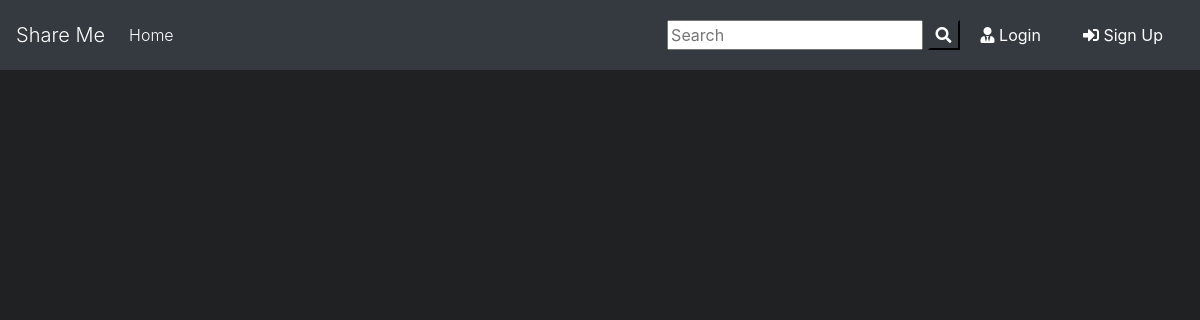
The page /share_me on the database as committed earlier.
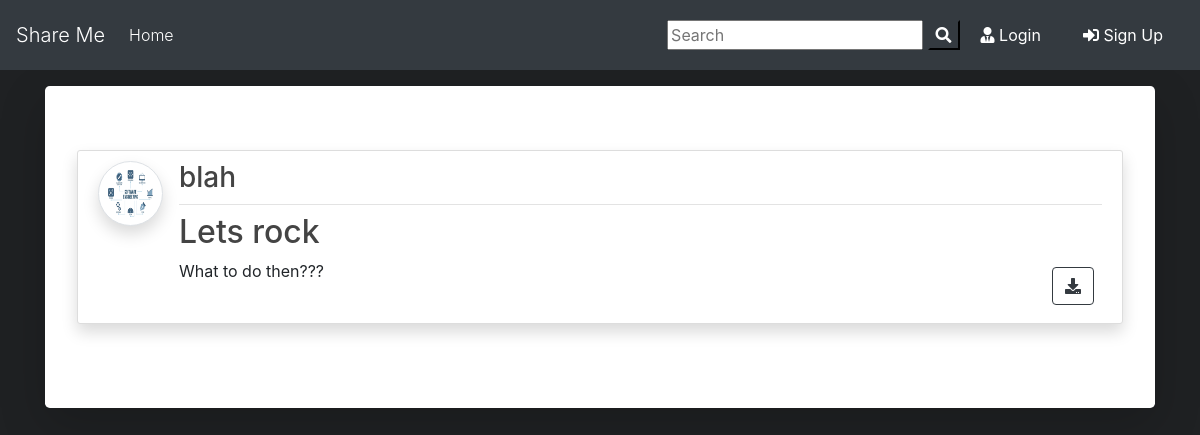
The same page on the database as committed later.
### files_share/models.py (models this page shows, shortened)
class Post(models.Model):
	title = models.CharField(max_length=100)
	file = models.FileField(null=True,blank=True,upload_to='Files')
	content = models.TextField()
	date_posted = models.DateTimeField(default=timezone.now)
	author = models.ForeignKey(User, on_delete=models.CASCADE)

### users/models.py (models this page shows, shortened)
class Profile(models.Model):
    user = models.OneToOneField(User, on_delete=models.CASCADE)
    image = models.ImageField(default='default.png', upload_to='profile_pics')

### files_share/views.py (the view)
# urls.py: path('share_me', PostListView.as_view(), name='blog-home'),
class PostListView(ListView):
    model = Post
    template_name = 'blog/home.html'  # <app>/<model>_<viewtype>.html
    context_object_name = 'posts'
    ordering = ['-date_posted']
    paginate_by = 2

### files_share/templates/blog/home.html (shortened to what this page needs)
{% extends "blog/base.html" %}
{% block content %}
    {% for post in posts %}
      <div class="jumbotron mt-3 bg-white shadow-lg">
      <article class="media content-section shadow">
        <a href="{{ post.author.profile.image.url }} " target="_blank"> <img src="{{ post.author.profile.image.url }}  " alt="" class="article-img rounded-circle img-thumbnail img-fluid shadow">
        </a>
        <div class="media-body">
          <div class="article-metadata d-flex justify-content-between">
            <a class="mr-2 " href="{% url 'user-posts' post.author.username  %}"><h3>{{ post.author }}</h3></a>
          </div>
          <h2><a class="article-title text-justify " href="{% url 'post-detail' post.id %}">{{ post.title }}</a></h2>
          <div class="d-flex justify-content-between">
            <p class="article-content text-justify text-truncate overflow-hidden">{{ post.content }}</p>
            {% if post.file %}
          <div class="form-group mt-0 pt-0  m-2">
            <a class="btn btn-outline-dark  btn-d "  href="{{ post.file.url }}"  download type="submit"><i class="fas fa-download"></i></a>
          </div>
          {% endif %}
          </div>
        </div>
      </article>
      </div>
    {% endfor %}
{% endblock content %}

### files_share/templates/blog/base.html (shortened to what this page needs)
{% load static %}
<!doctype html>
<html lang="en">
  <head>
    <link rel="stylesheet" href="https://stackpath.bootstrapcdn.com/bootstrap/4.3.1/css/bootstrap.min.css">
    <link rel="stylesheet" href="https://use.fontawesome.com/releases/v5.8.1/css/all.css" >
    <link rel="stylesheet" href="{% static 'blog/main.css' %}">
</head>
  <body>
        <nav class="navbar navbar-expand-lg navbar-dark bg-dark">
                <a class="navbar-brand  display-1" href="{% url 'main_home' %}">Share Me</a>
                <div class="collapse navbar-collapse" id="navbarSupportedContent">
                  <ul class="navbar-nav mr-auto">
                    <li class="nav-item active">
                      <a class="nav-link font-weight-light" href="{% url 'blog-home' %}">Home <span class="sr-only">(current)</span></a>
                    </li>
                  </ul>
                  <form id="searchform" action="{% url 'search' %}" method="get">
                    <input type="text" name="q" type="text" value="{{ request.GET.q }}" placeholder="Search" />
                    <button type="button" onclick="searchform.submit()" class=" text-white my-color btn-dark"><i class="fa fa-search"></i></button>
                  </form>
                    {% if user.is_authenticated %}
                    <a href="{% url 'user-posts' user %}" class="btn text-white m-2"><i class="fas fa-user-shield"></i> My Post</a>
                    <a href="{% url 'post-create' %} " class="btn text-white m-2"><i class="fas fa-user-edit"></i> New Post</a>
                    <a href="{% url 'profile' %} " class="btn text-white m-2"><i class="fas fa-user"></i> {{ user.username }}</a>
                    <a href="{% url 'logout' %} " class="btn text-white m-2"><i class="fas fa-sign-out-alt"></i> Log Out</a>
                    {% else %}
                    <a href="{% url 'login' %} " class="btn text-white m-2"><i class="fas fa-user-tie"></i> Login</a>
                    <a href="{% url 'register' %} " class="btn text-white m-2"> <i class="fas fa-sign-in-alt"></i> Sign Up</a>
                    {% endif %}
                </div>
              </nav>
      <div class="container my-bg">
    {% block content %}
    {% endblock  %}
</div>
  </body>
</html>

### files_share/static/blog/main.css (style rules this page uses)
body { background: #fafafa; background-color: hsl(220, 5%, 13%); margin-top: 0; }
h1, h2, h3, h4, h5, h6 { color: #444444; }
ul { margin: 0; }
.content-section { background: #ffffff; padding: 10px 20px; border: 1px solid #dddddd; border-radius: 3px; margin-bottom: 20px; width: 100%; }
.article-title { color: #444444; }
.article-content { white-space: pre-line; }
.article-img { height: 65px; width: 65px; margin-right: 16px; }
.article-metadata { padding-bottom: 1px; margin-bottom: 4px; border-bottom: 1px solid #e3e3e3 }

Rows that differ between the two databases and show on the page:
added Post: author.profile.image (placeholder picture), author "blah", title "Lets rock", content "What to do then???"
